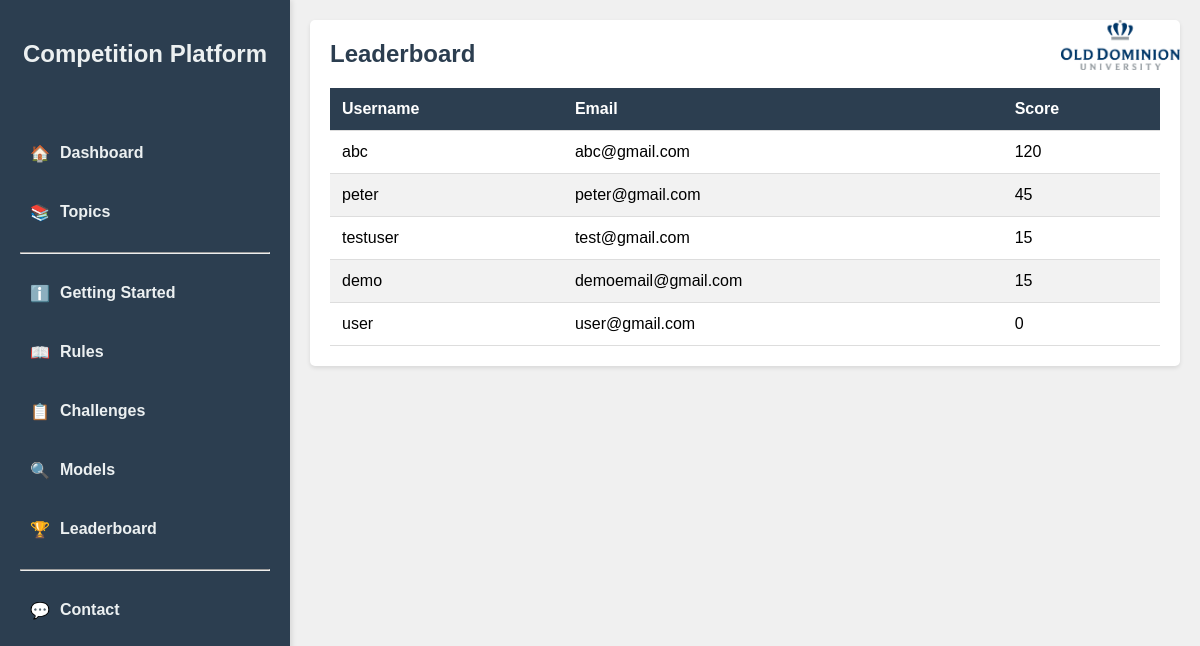
The page /leaderboard (signed in) on the database its author committed.
### app.py (models this page shows)
class User(db.Model, UserMixin):
    id = db.Column(db.Integer, primary_key=True)
    username = db.Column(db.String(20), unique=True, nullable=False)
    email = db.Column(db.String(120), unique=True, nullable=False)
    password = db.Column(db.String(60), nullable=False)
    score = db.Column(db.Integer, default=0)

### app.py (the view)
@app.route("/leaderboard")
@login_required
def leaderboard():
    users = User.query.order_by(User.score.desc()).all()
    return render_template('leaderboard.html', users=users)

### app.py (called while the page is built)
@login_manager.user_loader
def load_user(user_id):
    return User.query.get(int(user_id))

### templates/leaderboard.html (shortened to what this page needs)
<!DOCTYPE html>
<html lang="en">
<head>
</head>
<body>
    <div class="container">
        <aside class="sidebar">
            <div class="sidebar-header">
                <h1>Competition Platform</h1>
            </div>
            <nav class="sidebar-nav">
                <ul>
                    <li><a href="/index"><span class="icon">🏠</span> Dashboard</a></li>
                    <li><a href="/topics"><span class="icon">📚</span> Topics</a></li>
                    <li><hr></li>
                    <li><a href="/getting_started"><span class="icon">ℹ️</span> Getting Started</a></li>
                    <li><a href="/static/pdf/Rules" target="_blank"><span class="icon">📖</span> Rules</a></li>
                    <li><a href="/challenges"><span class="icon">📋</span> Challenges</a></li>
                    <li><a href="/models"><span class="icon">🔍</span> Models</a></li>
                    <li><a href="/leaderboard"><span class="icon">🏆</span> Leaderboard</a></li>
                    <li><hr></li>
                    <li><a href="/contact.html"><span class="icon">💬</span> Contact</a></li>
                </ul>
            </nav>
        </aside>
        <main class="main-content">
            <img src="/static/images/odu-sig-noidea-fullcolor.png" alt="ODU Logo" class="logo">
            <div class="section">
                <h2>Leaderboard</h2>
                <table>
                    <thead>
                        <tr>
                            <th>Username</th>
                            <th>Email</th>
                            <th>Score</th>
                        </tr>
                    </thead>
                    <tbody>
                        {% for user in users %}
                        <tr>
                            <td>{{ user.username }}</td>
                            <td>{{ user.email }}</td>
                            <td>{{ user.score }}</td>
                        </tr>
                        {% endfor %}
                    </tbody>
                </table>
            </div>
        </main>
    </div>
</body>
</html>

### templates/leaderboard.html (style rules this page uses)
body { font-family: Arial, sans-serif; margin: 0; padding: 0; display: flex; height: 100vh; background-color: #f0f0f0; }
.container { display: flex; width: 100%; }
.sidebar { width: 250px; background-color: #2c3e50; padding: 20px; box-shadow: 2px 0 5px rgba(0, 0, 0, 0.1); display: flex; flex-direction: column; height: 100%; color: #ecf0f1; }
.sidebar-header { text-align: center; margin-bottom: 30px; }
.sidebar-nav { flex-grow: 1; }
.sidebar-nav ul { list-style: none; padding: 0; }
.sidebar-nav ul li { margin-bottom: 20px; }
.sidebar-nav ul li a { text-decoration: none; color: #ecf0f1; font-weight: bold; display: flex; align-items: center; padding: 10px; border-radius: 5px; transition: background-color 0.3s; }
.sidebar-nav ul li a .icon { margin-right: 10px; }
.main-content { flex-grow: 1; padding: 20px; overflow-y: auto; position: relative; }
.section { background-color: #fff; padding: 20px; border-radius: 5px; box-shadow: 0 2px 4px rgba(0, 0, 0, 0.1); margin-bottom: 20px; }
.section h2 { margin-top: 0; color: #2c3e50; }
table { width: 100%; border-collapse: collapse; margin-top: 20px; }
th, td { padding: 12px; text-align: left; border-bottom: 1px solid #ddd; }
th { background-color: #2c3e50; color: white; }
tbody tr:nth-child(even) { background-color: #f2f2f2; }
.logo { position: absolute; top: 20px; right: 20px; height: 50px; }

### rows shown on the page
User: username "abc", email "abc@gmail.com", score "120"
User: username "peter", email "peter@gmail.com", score "45"
User: username "testuser", email "test@gmail.com", score "15"
User: username "demo", email "demoemail@gmail.com", score "15"
User: username "user", email "user@gmail.com", score "0"
